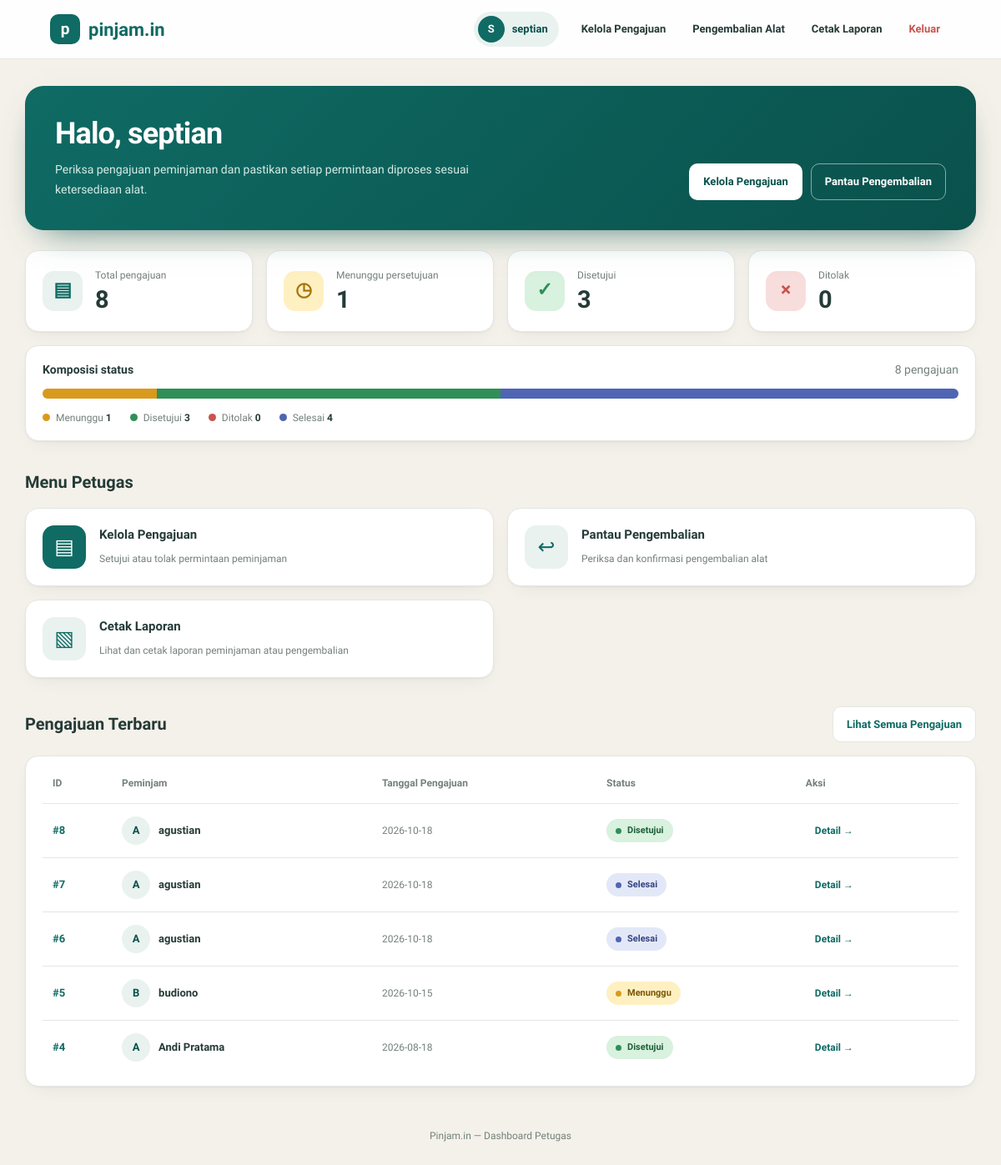
/View/v_home_petugas.php (signed in), run on an earlier commit of the app's database.
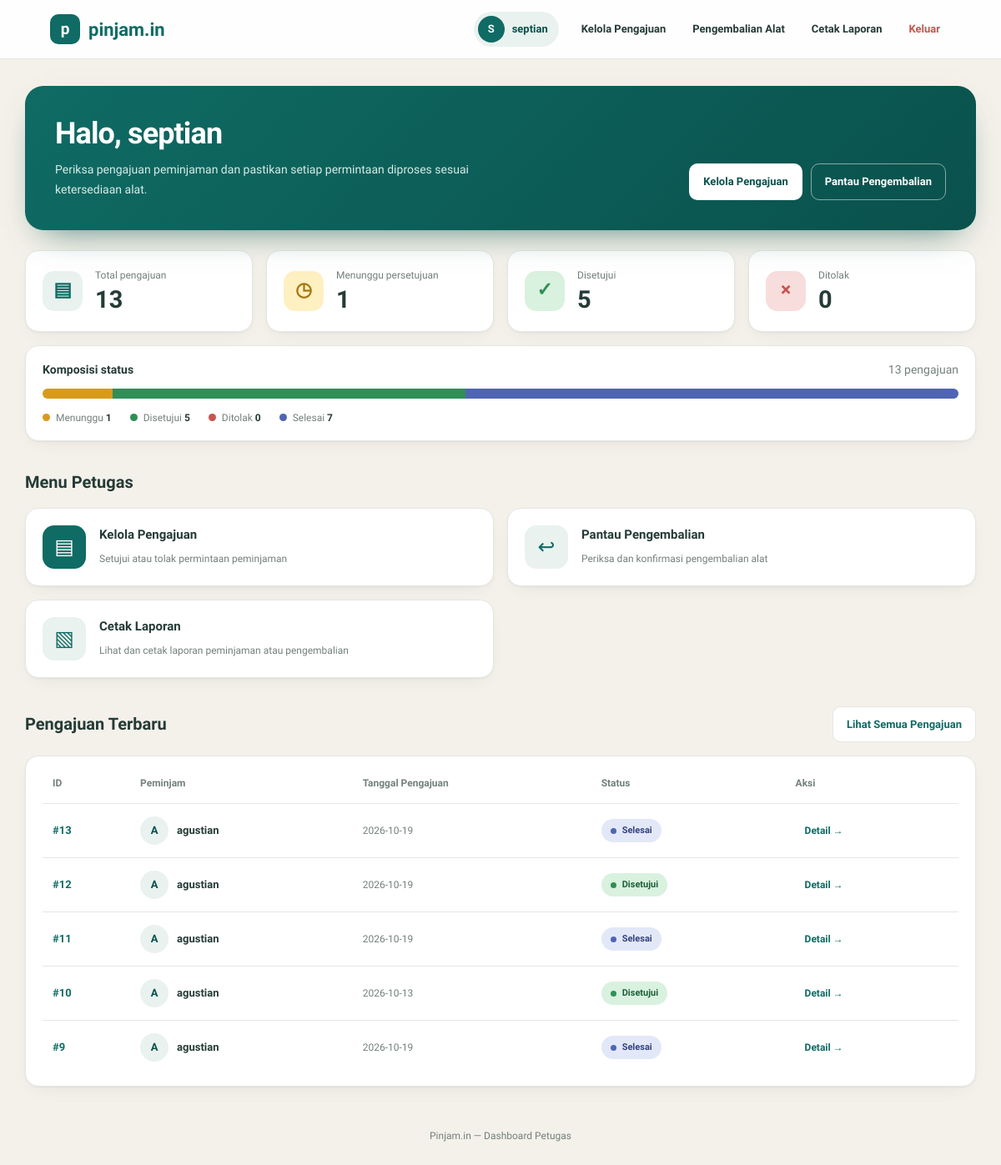
And on a later commit of the database.
### tables this page shows
CREATE TABLE `peminjaman` (
  `id_peminjaman` int(11) NOT NULL,
  `id_user` int(11) NOT NULL,
  `tanggal_pengajuan` date NOT NULL,
  `tanggal_pinjam` date NOT NULL,
  `tanggal_kembali_rencana` date NOT NULL,
  `keperluan` text DEFAULT NULL,
  `status` enum('menunggu','disetujui','ditolak','selesai') NOT NULL DEFAULT 'menunggu',
  `disetujui_oleh` int(11) DEFAULT NULL,
  `keterangan` text DEFAULT NULL
);

CREATE TABLE `tb_user` (
  `id_user` int(11) NOT NULL,
  `nama` varchar(100) NOT NULL,
  `username` varchar(50) NOT NULL,
  `password` varchar(255) NOT NULL,
  `role` enum('admin','petugas','peminjam') NOT NULL DEFAULT 'peminjam',
  `no_telp` varchar(20) DEFAULT NULL,
  `status_aktif` tinyint(1) NOT NULL DEFAULT 1,
  `created_at` timestamp NOT NULL DEFAULT current_timestamp()
);

### Model/m_peminjaman.php (called while the page is built, shortened)
<?php
class m_peminjaman
{
    private function koneksi()
    {
        $db = new koneksi();
        return $db->koneksi;
    }
    public function daftar_pengajuan()
    {
        $conn = $this->koneksi();
        $sql = "SELECT p.*, u.nama, u.username
                FROM peminjaman p
                JOIN tb_user u ON p.id_user = u.id_user
                ORDER BY p.id_peminjaman DESC";
        $query = mysqli_query($conn, $sql);
        $hasil = [];
        if ($query) {
            while ($row = mysqli_fetch_assoc($query)) {
                $hasil[] = $row;
            }
        }
        return $hasil;
    }
}
?>

### View/v_home_petugas.php (the view, shortened to what the changed rows need)
<?php
require_once __DIR__ . "/../Model/m_peminjaman.php";
$user = $_SESSION["data"];
$namaUser = $user["nama"] ?? $user["username"] ?? "Petugas";
$model = new m_peminjaman();
$data_pengajuan = $model->daftar_pengajuan();
$total = count($data_pengajuan);
$menunggu = 0;
$disetujui = 0;
$ditolak = 0;
$selesai = 0;
foreach ($data_pengajuan as $p) {
    switch ($p["status"] ?? "") {
        case "menunggu":
            $menunggu++;
            break;
        case "disetujui":
            $disetujui++;
            break;
        case "selesai":
            $selesai++;
            break;
    }
}
$pct = function ($jumlah) use ($total) {
    return $total > 0 ? round($jumlah / $total * 100, 2) : 0;
};
function e_petugas($nilai) {
    return htmlspecialchars(
        (string)($nilai ?? ""),
        ENT_QUOTES,
        "UTF-8"
    );
}
$linkPengajuan = "../Controller/c_pengajuan.php?aksi=petugas";
?>
<!DOCTYPE html>
<html lang="id">
<head>
</head>
<body>
<main class="container">
    <section class="welcome">
        <div class="welcome-text">
            <h1>Halo, <?= e_petugas($namaUser) ?></h1>
        </div>
    </section>
    <section class="stats" aria-label="Ringkasan pengajuan">
        <div class="stat stat-total">
            <div>
                <p>Total pengajuan</p>
                <strong><?= $total ?></strong>
            </div>
        </div>
        <div class="stat stat-ok">
            <div>
                <p>Disetujui</p>
                <strong><?= $disetujui ?></strong>
            </div>
        </div>
    </section>
    <?php if ($total > 0): ?>
        <section class="dist">
            <p class="dist-title">
                Komposisi status
                <span><?= $total ?> pengajuan</span>
            </p>
            <div class="dist-bar">
                <i class="c-menunggu" style="width: <?= $pct($menunggu) ?>%"></i>
                <i class="c-disetujui" style="width: <?= $pct($disetujui) ?>%"></i>
                <i class="c-selesai" style="width: <?= $pct($selesai) ?>%"></i>
            </div>
            <div class="dist-legend">
                <span><i class="dot c-menunggu"></i>Menunggu <b><?= $menunggu ?></b></span>
                <span><i class="dot c-disetujui"></i>Disetujui <b><?= $disetujui ?></b></span>
                <span><i class="dot c-ditolak"></i>Ditolak <b><?= $ditolak ?></b></span>
                <span><i class="dot c-selesai"></i>Selesai <b><?= $selesai ?></b></span>
            </div>
        </section>
    <?php endif; ?>
    <section>
        <div class="section-heading">
            <h2>Menu Petugas</h2>
        </div>
    </section>
    <section>
        <div class="section-heading">
            <h2>Pengajuan Terbaru</h2>
        </div>
        <div class="panel">
            <?php if (empty($data_pengajuan)): ?>
                <div class="empty">
                    <div class="empty-icon">▤</div>
                    <h3>Belum ada pengajuan</h3>
                    <p>Pengajuan peminjam akan muncul di sini.</p>
                </div>
            <?php else: ?>
                <table>
                    <thead>
                        <tr>
                            <th>ID</th>
                            <th>Peminjam</th>
                            <th>Tanggal Pengajuan</th>
                            <th>Status</th>
                            <th>Aksi</th>
                        </tr>
                    </thead>
                    <tbody>
                    <?php foreach (array_slice($data_pengajuan, 0, 5) as $p): ?>
                        <?php
                        $status = $p["status"] ?? "menunggu";
                        $statusClass = "";
                        if ($status === "disetujui") {
                            $statusClass = "status-disetujui";
                        } elseif ($status === "ditolak") {
                            $statusClass = "status-ditolak";
                        } elseif ($status === "selesai") {
                            $statusClass = "status-selesai";
                        }
                        $namaPeminjam = $p["nama"]
                            ?? $p["username"]
                            ?? "-";
                        $inisial = strtoupper(substr($namaPeminjam, 0, 1));
                        ?>
                        <tr>
                            <td class="id-cell" data-label="ID">
                                #<?= (int)($p["id_peminjaman"] ?? 0) ?>
                            </td>
                            <td data-label="Peminjam">
                                <div class="person">
                                    <span class="avatar">
                                        <?= e_petugas($inisial) ?>
                                    </span>
                                    <?= e_petugas($namaPeminjam) ?>
                                </div>
                            </td>
                            <td class="tgl" data-label="Tanggal">
                                <?= e_petugas($p["tanggal_pengajuan"] ?? "-") ?>
                            </td>
                            <td data-label="Status">
                                <span class="status <?= e_petugas($statusClass) ?>">
                                    <?= e_petugas($status) ?>
                                </span>
                            </td>
                            <td data-label="Aksi">
                                <a class="link-detail" href="<?= e_petugas($linkPengajuan) ?>">
                                    Detail →
                                </a>
                            </td>
                        </tr>
                    <?php endforeach; ?>
                    </tbody>
                </table>
            <?php endif; ?>
        </div>
    </section>
</main>
</body>
</html>

What changed in the data, as far as the page shows it:
no longer on this page (row edited): peminjaman: id_peminjaman "8", id_user.nama "A", id_user.nama "agustian", tanggal_pengajuan "2026-10-18", status "Disetujui"
no longer on this page (row unchanged): peminjaman: id_peminjaman "7", id_user.nama "A", id_user.nama "agustian", tanggal_pengajuan "2026-10-18", status "Selesai"
no longer on this page (row edited): peminjaman: id_peminjaman "6", id_user.nama "A", id_user.nama "agustian", tanggal_pengajuan "2026-10-18", status "Selesai"
no longer on this page (row unchanged): peminjaman: id_peminjaman "5", id_user.nama "B", id_user.nama "budiono", tanggal_pengajuan "2026-10-15", status "Menunggu"
no longer on this page (row unchanged): peminjaman: id_peminjaman "4", id_user.nama "A", id_user.nama "Andi Pratama", tanggal_pengajuan "2026-08-18", status "Disetujui"
added peminjaman: id_peminjaman "13", id_user.nama "A", id_user.nama "agustian", tanggal_pengajuan "2026-10-19", status "Selesai"
added peminjaman: id_peminjaman "12", id_user.nama "A", id_user.nama "agustian", tanggal_pengajuan "2026-10-19", status "Disetujui"
added peminjaman: id_peminjaman "11", id_user.nama "A", id_user.nama "agustian", tanggal_pengajuan "2026-10-19", status "Selesai"
added peminjaman: id_peminjaman "10", id_user.nama "A", id_user.nama "agustian", tanggal_pengajuan "2026-10-13", status "Disetujui"
added peminjaman: id_peminjaman "9", id_user.nama "A", id_user.nama "agustian", tanggal_pengajuan "2026-10-19", status "Selesai"
Also different on the page:
$total: "8" → "13"
$disetujui: "3" → "5"
$pct($menunggu): 12.5 → 7.69 (drawn)
$pct($disetujui): 37.5 → 38.46 (drawn)
$pct($selesai): 50 → 53.85 (drawn)
$selesai: "4" → "7"
